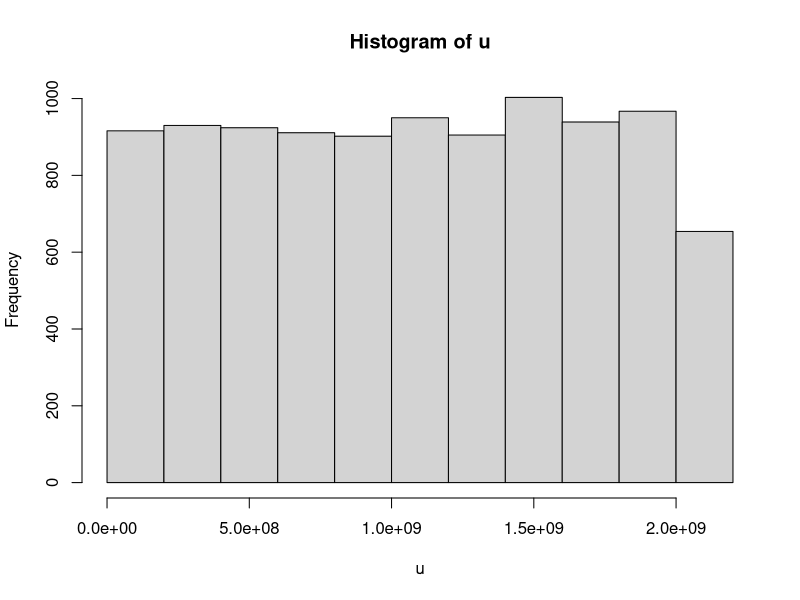
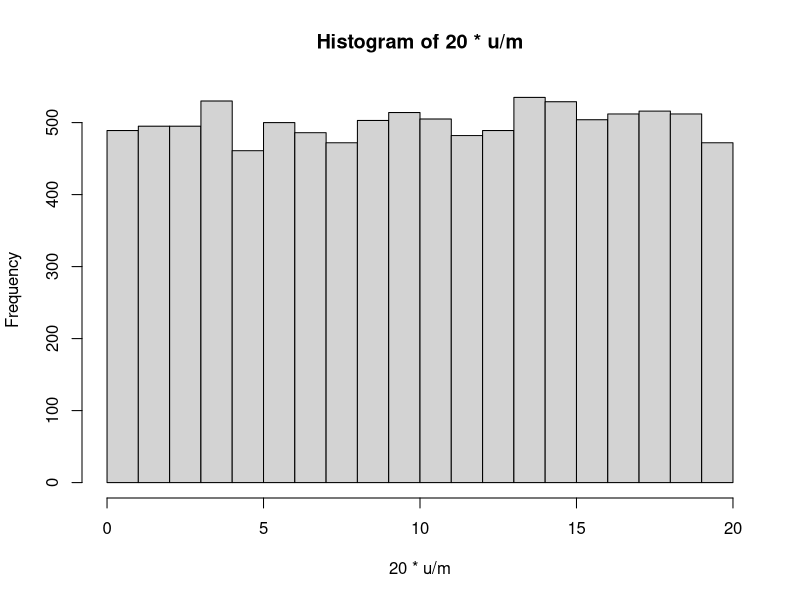
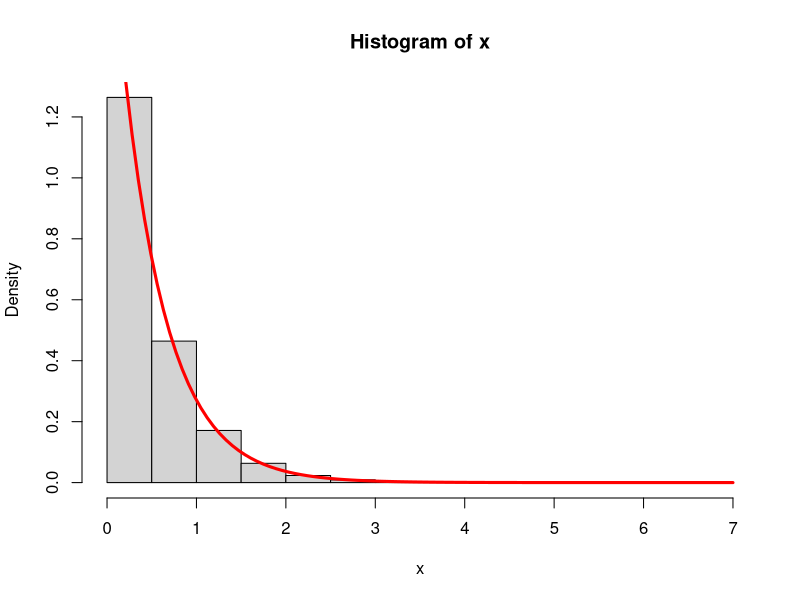
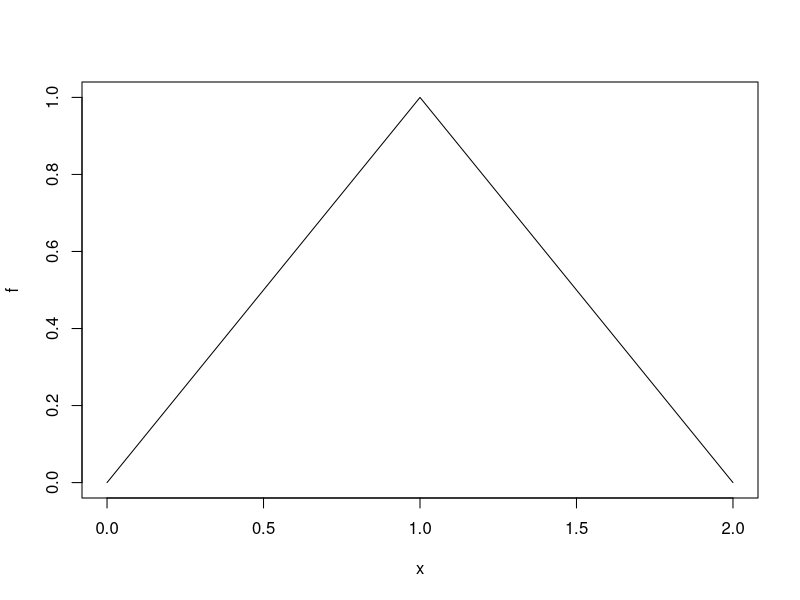
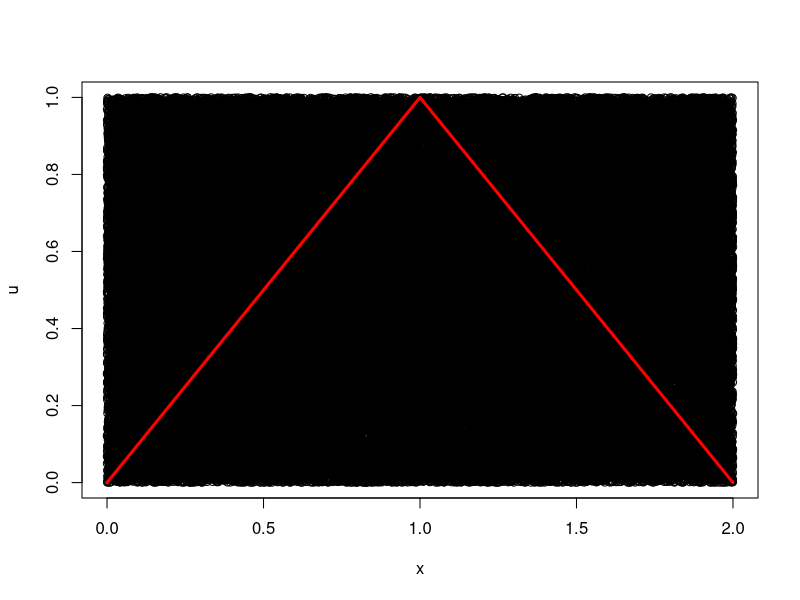
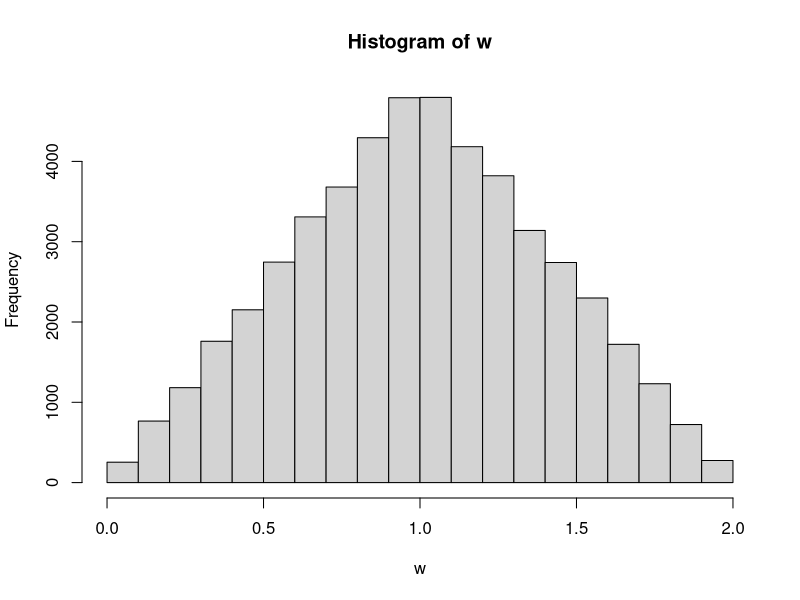
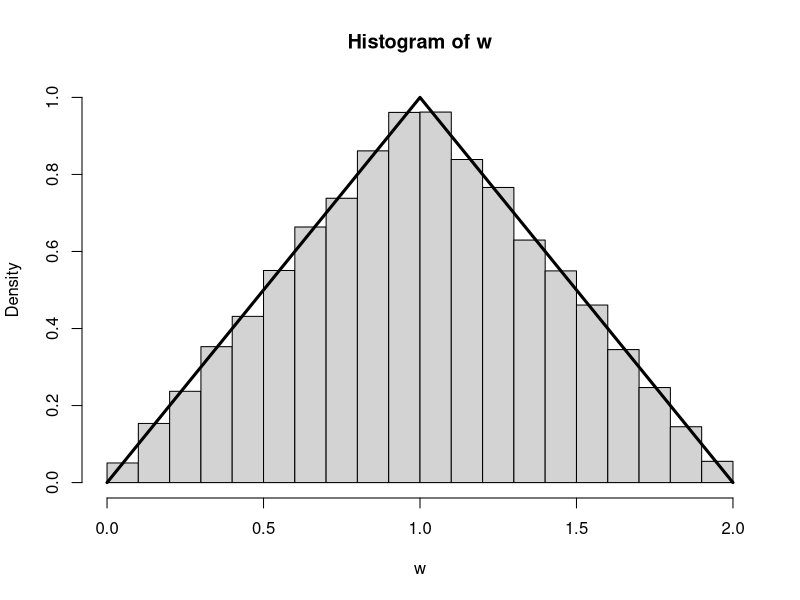

These charts were generated, in order, by the following R code:
#Geracao de variaveis aleatórias

n <- 10000

#Método congruencial
#U_(i+1) = (a.U_i + c) mod m
#
#Seja U_0 = a = c = 7 e m = 10  (exemplo ruim)
#U_1 = (7x7 + 7) = 56 => 56 mod 10 = 6
#U_2 = (7x6 + 7) = 49 => 49 mod 10 = 9
#U_3 = (7x9 + 7) = 70 => 70 mod 10 = 0
#U_4 = (7x0 + 7) = 7 => 7 mod 10 = 7
#U_5 = (7x7 + 7) = 56 => 56 mod 10 = 6    Igual U_1

a <- 7^5
m <- 2^31 - 1

u <- vector()
u[1] <- 10

for(i in 1:n){
  u[i+1] <- ((a*u[i])%%m)
}

max(table(u))
hist(u)
hist(20*u/m)

#Função gcl = gedarado de congruência

#Método da tranformada inversa

#f(x) = le^(-lx)
#F(x) = 1 - e^(-lx)
#u = F(x) = 1 - e^(-lx) => x = -(ln(1-u))/l

n <- 1000000
u <- runif(n)
x <- -log(1-u)/2

par(mfrow=c(1,1))
hist(x, freq = F)
curve(dexp(x,2), add=T, col='red', lwd=3)


#Amostragem por rejeição

f <- function(x){
  ifelse(x<1, f <- x, f <- (2-x))
}

plot(f, xlim = c(0,2))

n <- 100000
x <- runif(n,0,2)
u <- runif(n,0,1)
    
plot(x,u)
plot(f, xlim = c(0,2), add=T, lwd=3, col='red')
  
  
  
  
w <- x[u<f(x)]
hist(w)
hist(w, freq=F, ylim = c(0,1))
plot(f, xlim=c(0,2), add=T, lwd=3)























